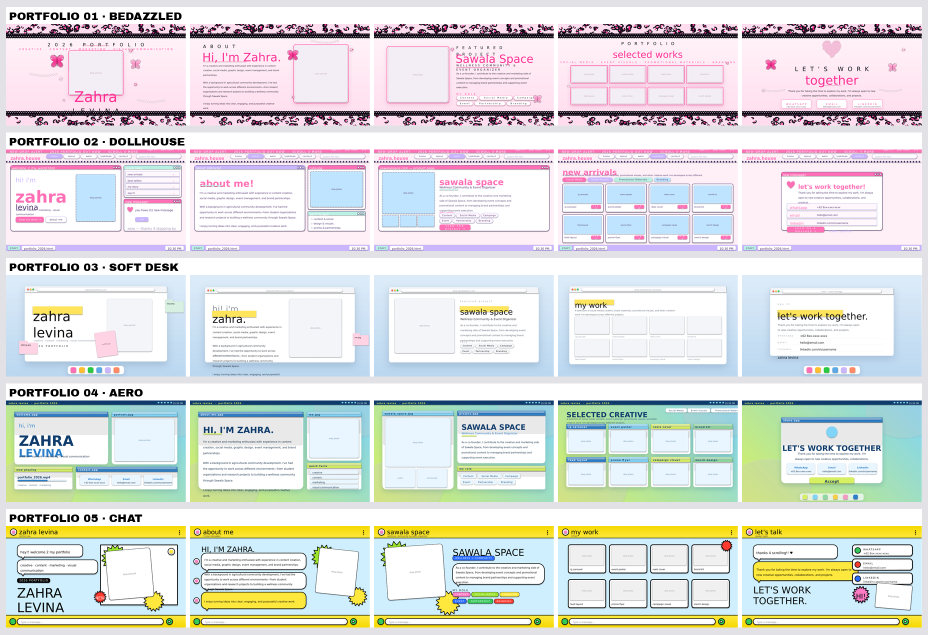
#> input picture portfolio/versions/00-compare-all-five.png, 1856 x 1269 px (shown at 1/2 size)
$ python -i y2k.py   (imports and definitions only)
#> lines starting #> are read from the running program, lines starting #| are printed output that depends on the picture
#> further down, picture is the input picture: PIL image 1856x1269 RGB; mean R, G, B 221.3, 222.2, 220.7
# -*- coding: utf-8 -*-
"""Y2K asset foundry.

Paints the graphic language the deck is built from: leopard, gingham, lace and
halftone textures; chrome, bubble and bedazzled type treatments; glossy gel
UI; polaroids, tape and torn paper; and emoji-cutout stickers.

Everything is drawn at RENDER scale but addressed in 1920x1080 design units.
"""

import math, os, random
import numpy as np
from PIL import Image, ImageDraw, ImageFont, ImageFilter, ImageChops

HERE = os.path.dirname(os.path.abspath(__file__))
FONTS = os.path.join(HERE, "assets", "fonts")
EMOJI_FONT = "/usr/share/fonts/truetype/noto/NotoColorEmoji.ttf"

S = 1.5                       # render scale
W, H = int(1920 * S), int(1080 * S)

def u(v):                     # design units -> render px
    return int(round(v * S))

_font_cache = {}
# [10 lines left out: function font, not called in this run]

BUBBLE, SHADE, BUNGEE, INLINE = ("RubikBubbles-Regular.ttf", "BungeeShade-Regular.ttf",
                                 "Bungee-Regular.ttf", "BungeeInline-Regular.ttf")
PIXEL, TERM, SIGMAR = "PressStart2P-Regular.ttf", "VT323-Regular.ttf", "SigmarOne-Regular.ttf"
MODAK, SILK, SILKB = "Modak-Regular.ttf", "Silkscreen-Regular.ttf", "Silkscreen-Bold.ttf"
BAGEL, CHICLE = "BagelFatOne-Regular.ttf", "Chicle-Regular.ttf"

# ------------------------------------------------------------------ colour
HOT = (255, 61, 158)
BUBBLEGUM = (255, 143, 208)
BABY = (255, 209, 235)
LILAC = (178, 123, 255)
CYBER = (77, 200, 255)
LIME = (198, 242, 78)
BUTTER = (255, 233, 107)
INKY = (28, 20, 48)
CREAM = (255, 248, 252)

CHROME_STOPS = [(0.00, (255, 255, 255)), (0.10, (232, 243, 255)), (0.33, (143, 166, 200)),
                (0.465, (38, 54, 82)), (0.485, (38, 54, 82)), (0.52, (120, 158, 212)),
                (0.60, (226, 240, 255)), (0.70, (255, 255, 255)), (0.86, (255, 186, 226)),
                (1.00, (126, 168, 224))]
SILVER_STOPS = [(0.0, (255, 255, 255)), (0.35, (226, 232, 242)), (0.5, (150, 163, 186)),
                (0.62, (238, 243, 250)), (1.0, (186, 199, 220))]

def mix(a, b, t):
    return tuple(int(round(a[i] + (b[i] - a[i]) * t)) for i in range(3))

# [586 lines left out: functions linear_gradient, radial_gradient, leopard, gingham, checkerboard, halftone and 31 more, not called in this run]


# =====================================================================
#  ANGEL SYSTEM — the chic Y2K vocabulary
#  Tonal pink · black lace · chrome · rhinestone. Editorial, not cartoon.
# =====================================================================

MAGENTA = (255, 46, 147)
ROSE = (255, 143, 197)
BLUSH = (255, 221, 238)
SHELL = (255, 244, 249)
NOIR = (16, 10, 22)
PEARL = (255, 248, 242)
ICE = (198, 232, 246)

ITALIANA, BODONI, CORMORANT = "Italiana-Regular.ttf", "BodoniModa.ttf", "CormorantGaramond.ttf"
PINYON, ALLURA, MONSIEUR = "PinyonScript-Regular.ttf", "Allura-Regular.ttf", "MonsieurLaDoulaise-Regular.ttf"
OSWALD, ARCHIVO, ARCHIVO_BLACK = "Oswald.ttf", "Archivo.ttf", "ArchivoBlack-Regular.ttf"

PEARL_STOPS = [(0.0, (255, 255, 255)), (0.3, (255, 246, 250)), (0.55, (246, 220, 234)),
               (0.75, (255, 255, 255)), (1.0, (232, 206, 222))]
ROSE_CHROME = [(0.00, (255, 255, 255)), (0.12, (255, 236, 246)), (0.36, (255, 138, 196)),
               (0.475, (176, 24, 104)), (0.495, (176, 24, 104)), (0.54, (255, 120, 186)),
               (0.66, (255, 250, 253)), (0.82, (255, 190, 224)), (1.00, (214, 96, 162))]


# [18 lines left out: function tracked, not called in this run]


def _facet_poly(cx, cy, r, n=8, phase=0):
    return [(cx + r * math.cos(phase + 2 * math.pi * i / n),
             cy + r * math.sin(phase + 2 * math.pi * i / n)) for i in range(n)]


# [271 lines left out: functions gem, pearl, pearl_string, sparkle, butterfly, jewel_outline and 5 more, not called in this run]


def lace_black(width, depth, color=NOIR, flip=False):
    return lace_strip(width, depth, color=color, flip=flip, scallop=u(26))


def leopard_chic(size, seed=7):
    return leopard(size, base=BLUSH, ring=NOIR, core=MAGENTA, density=0.00019, seed=seed)


# [42 lines left out: functions script, chic_window, not called in this run]


def bloom(img, strength=0.4, radius=22):
    """Soft glossy bloom over the whole composition."""
#> called with strength = 0.4, radius = 22
    base = img.convert("RGBA")
    bright = base.filter(ImageFilter.GaussianBlur(u(radius)))
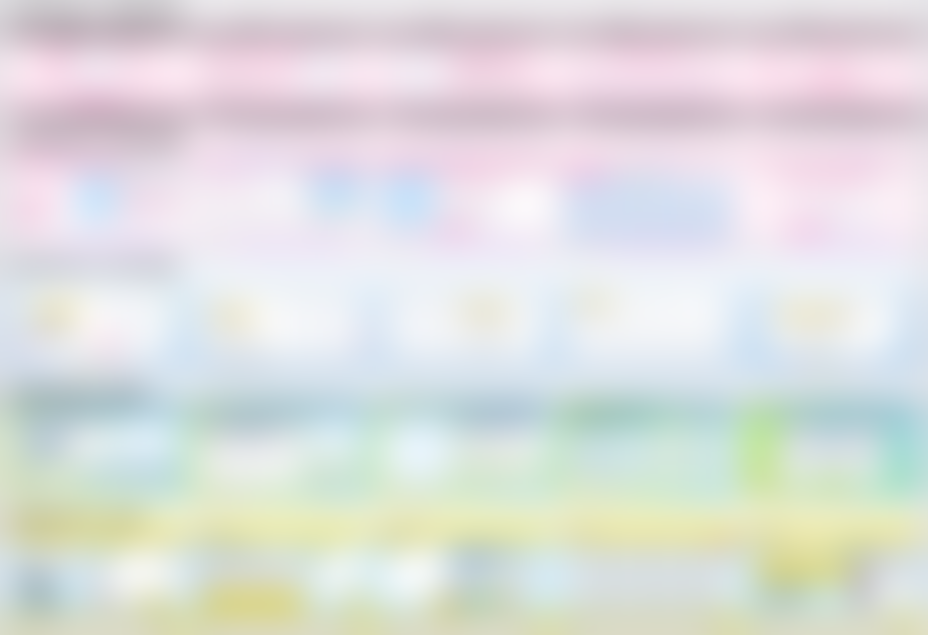
#> bright: PIL image 1856x1269 RGBA (shown at 1/2 size); mean R, G, B, A 221.4, 222.2, 221.1, 255
    return Image.blend(base, Image.alpha_composite(base, bright), strength * 0.35)
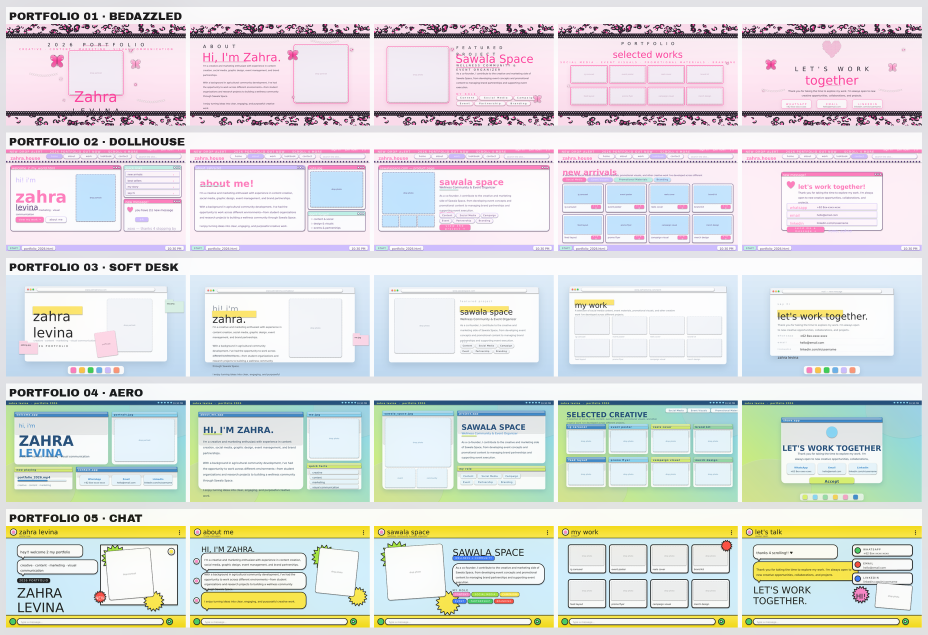
#> returned value: PIL image 1856x1269 RGBA (shown at 1/2 size); mean R, G, B, A 220.8, 221.7, 220.3, 255

>>> from PIL import Image
>>> picture = Image.open('versions/00-compare-all-five.png')
>>> result = bloom(picture)

$ run again, on portfolio/versions/00-compare-all-six.png
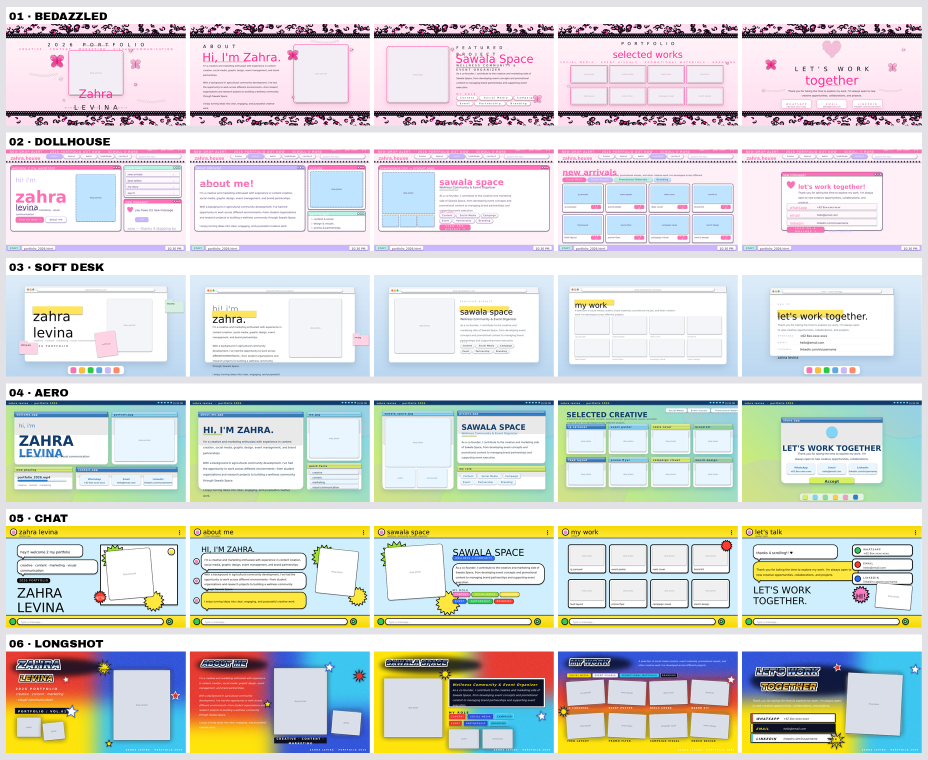
#> input picture portfolio/versions/00-compare-all-six.png, 1856 x 1520 px (shown at 1/2 size)
#> picture is the input picture: PIL image 1856x1520 RGB; mean R, G, B 214.6, 214.9, 212.1
#> in bloom, `bright = base.filter(ImageFilter.GaussianBlur(u(radius)))`:
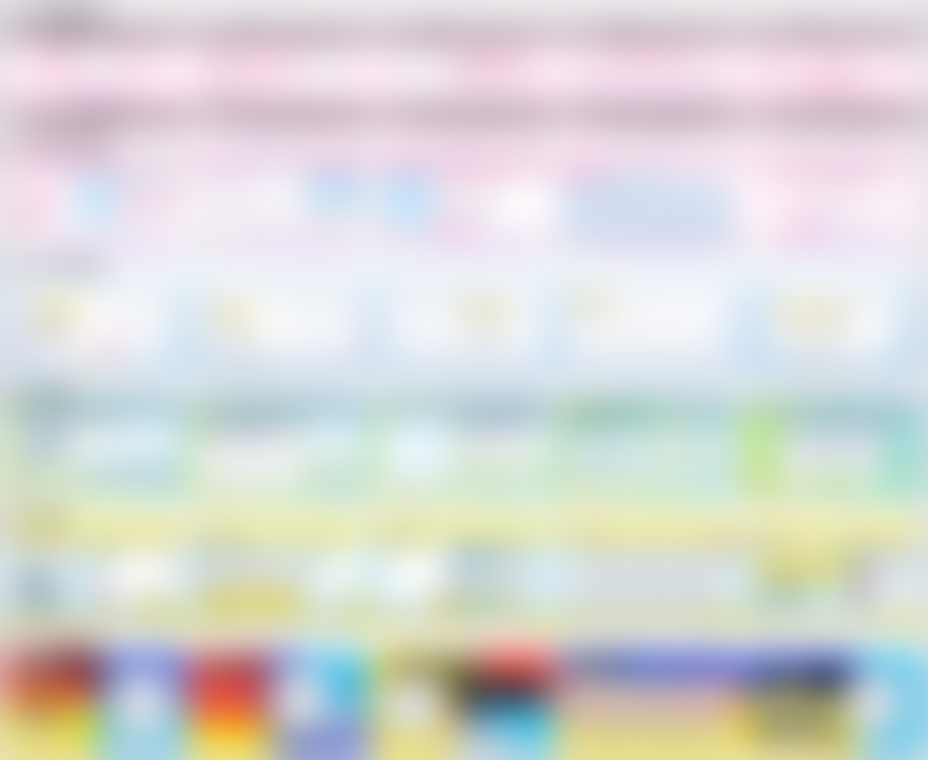
#> bright: PIL image 1856x1520 RGBA (shown at 1/2 size); mean R, G, B, A 214.8, 215, 212.6, 255

$ run again, on portfolio/versions/00-compare-content-portfolio.png
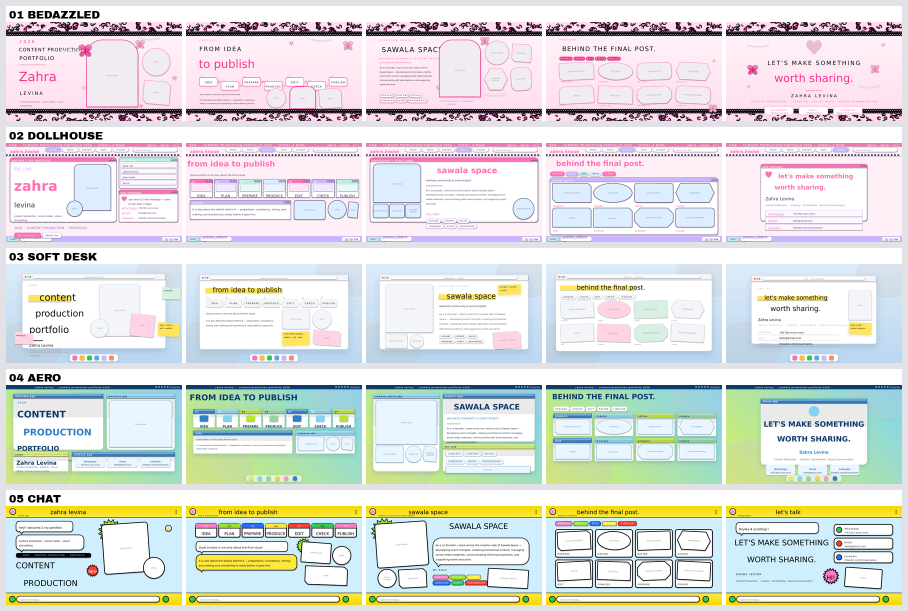
#> input picture portfolio/versions/00-compare-content-portfolio.png, 1816 x 1222 px (shown at 1/2 size)
#> picture is the input picture: PIL image 1816x1222 RGB; mean R, G, B 221.3, 222.3, 220.7
#> in bloom, `bright = base.filter(ImageFilter.GaussianBlur(u(radius)))`:
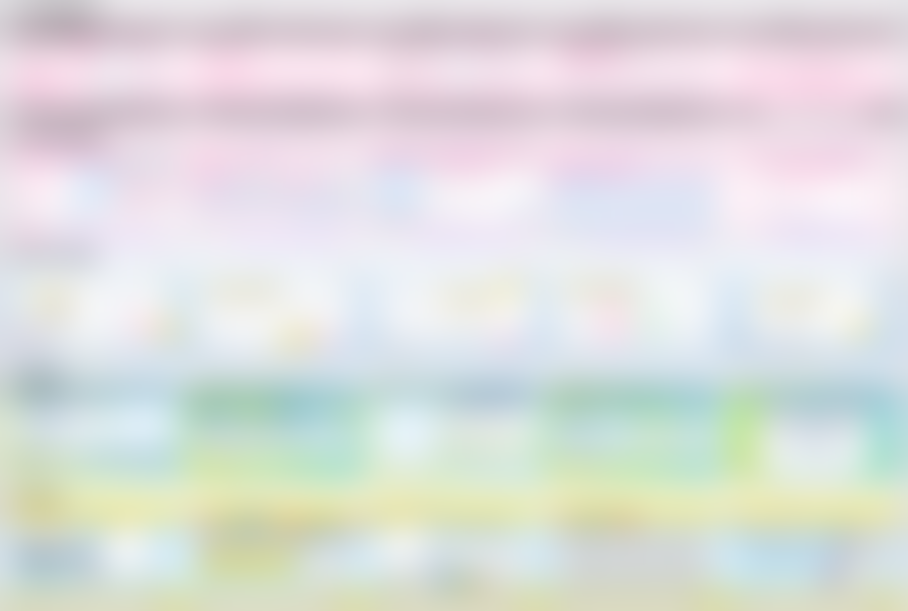
#> bright: PIL image 1816x1222 RGBA (shown at 1/2 size); mean R, G, B, A 221.4, 222.4, 221.1, 255
#> in bloom, `return Image.blend(base, Image.alpha_composite(base, bright), strength..`:
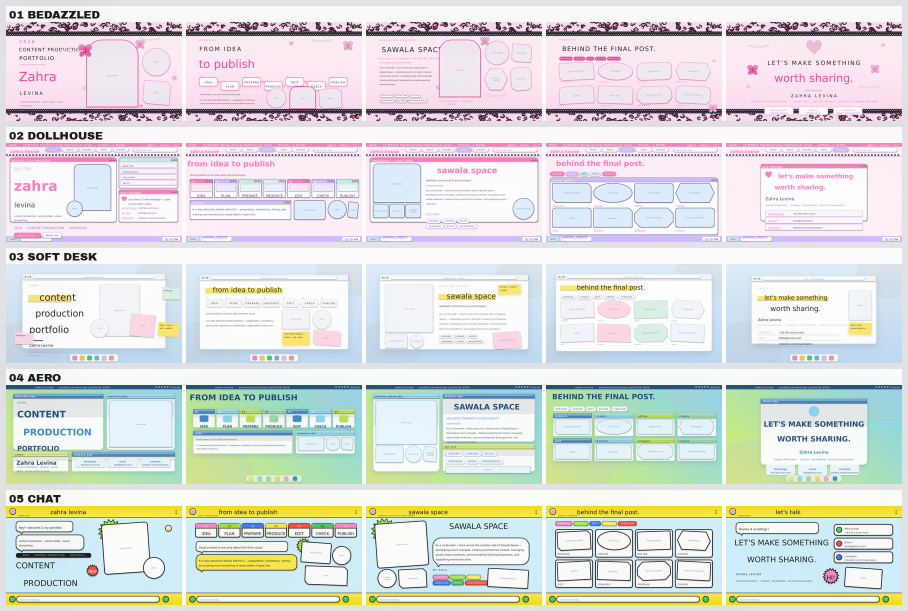
#> returned value: PIL image 1816x1222 RGBA (shown at 1/2 size); mean R, G, B, A 220.8, 221.8, 220.2, 255
